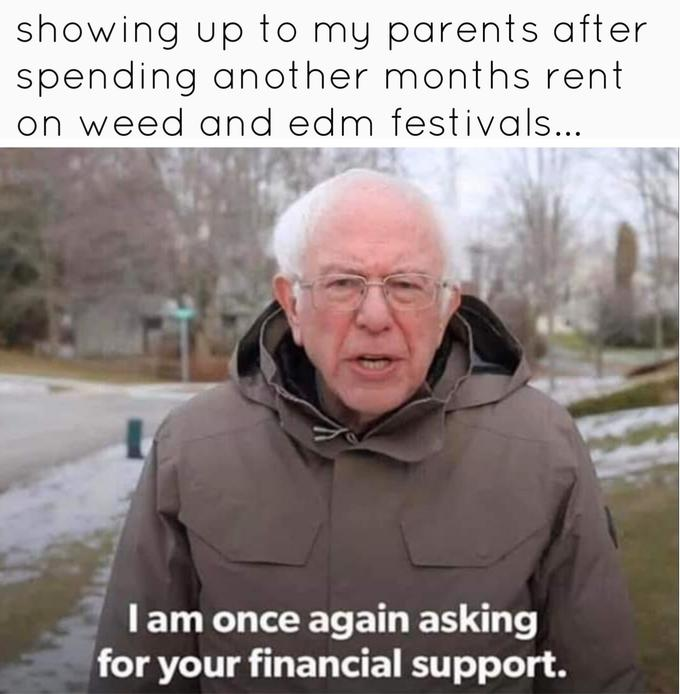
#> input picture img/test1.jpg, 680 x 694 px, found by its file name
$ python ocr.py ../img/test1.jpg
#> lines starting #> are read from the running program, lines starting #| are printed output that depends on the picture; after the words box and inside, x2 and y2 are one past the last pixel; in counts of white or black regions, pixels touching at a corner belong together
#> in retrieve_text, image is the input picture: shape (694, 680, 3); mean B, G, R 139.9, 140.9, 150.8
import re
import numpy as np
import pytesseract
from pytesseract import Output
from matplotlib import pyplot as plt
from sys import argv
from cv2 import cv2

IMG_DIR = '/Users/jlyi/Desktop/Meme Image Captioning/img_dir'

# get grayscale image
def get_grayscale(image):
    return cv2.cvtColor(image, cv2.COLOR_BGR2GRAY)
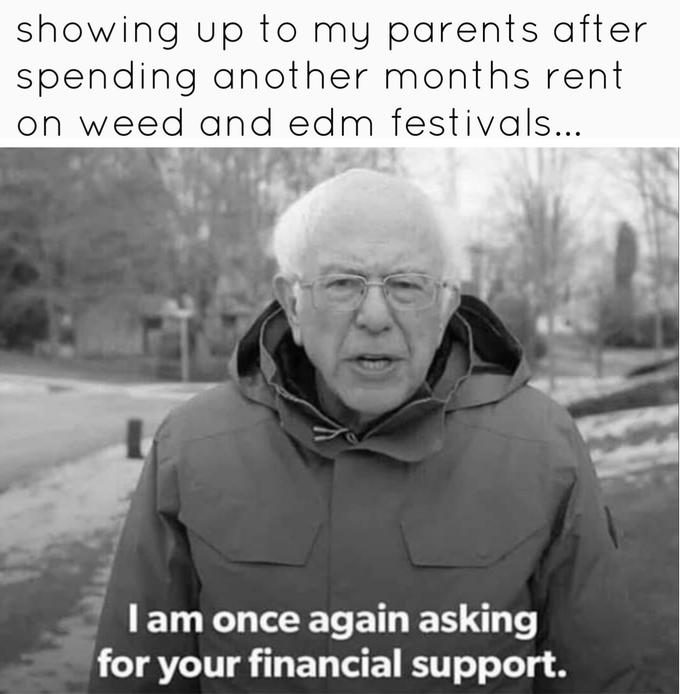
#> returned value: shape (694, 680); min 0, max 255, mean 143.7

# noise removal
def remove_noise(image):
    return cv2.medianBlur(image,5)

#thresholding
def thresholding(image):
    return cv2.threshold(image, 15, 255, cv2.THRESH_BINARY)[1]
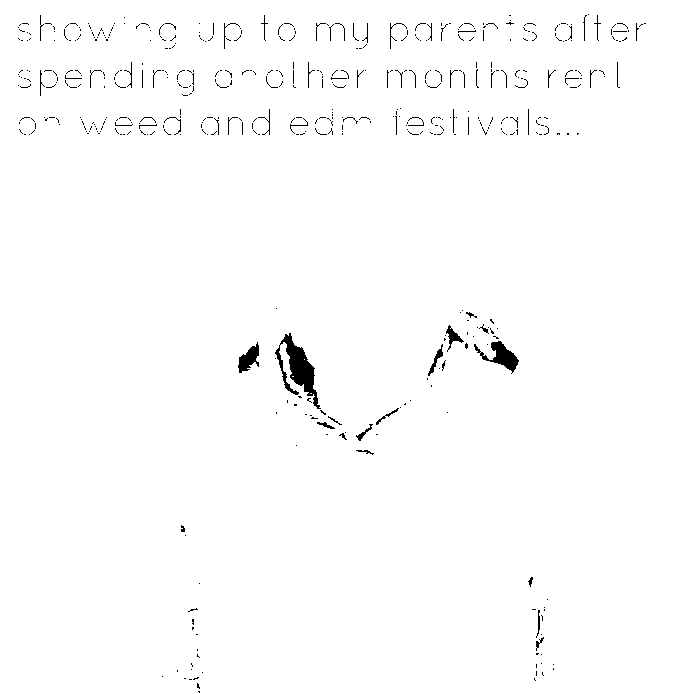
#> returned value: shape (694, 680); 98.8% white; 504 black regions (447 under 20 px), largest, box (x1, y1, x2, y2) and area: (275, 333, 321, 409) 1216, (474, 341, 519, 374) 544, (238, 342, 259, 373) 344

#dilation
def dilate(image):
    kernel = np.ones((5,5),np.uint8)
    return cv2.dilate(image, kernel, iterations = 1)

#erosion
def erode(image):
    kernel = np.ones((5,5),np.uint8)
    return cv2.erode(image, kernel, iterations = 1)

#opening - erosion followed by dilation
def opening(image):
    kernel = np.ones((5,5),np.uint8)
    return cv2.morphologyEx(image, cv2.MORPH_OPEN, kernel)
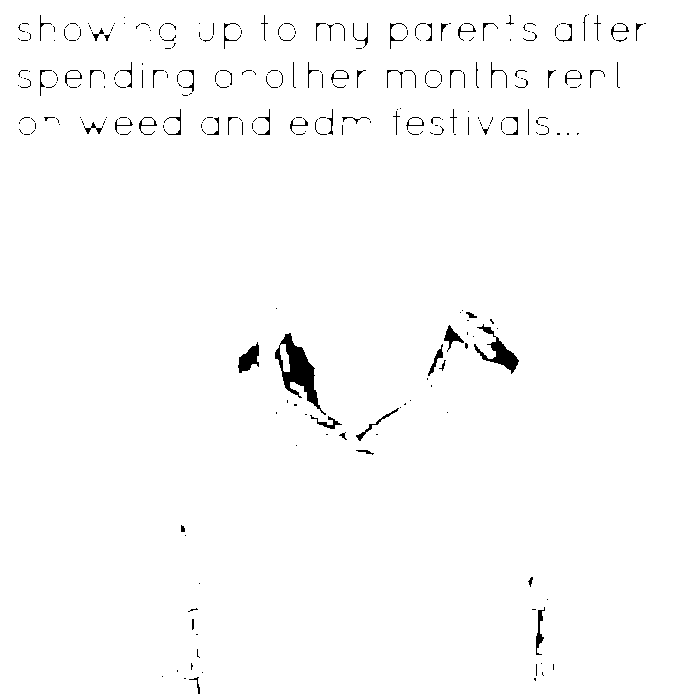
#> returned value: shape (694, 680); 98.5% white; 287 black regions (213 under 20 px), largest, box (x1, y1, x2, y2) and area: (275, 333, 326, 415) 1390, (474, 324, 519, 374) 648, (238, 342, 259, 373) 361

#canny edge detection
def canny(image):
    return cv2.Canny(image, 100, 200)
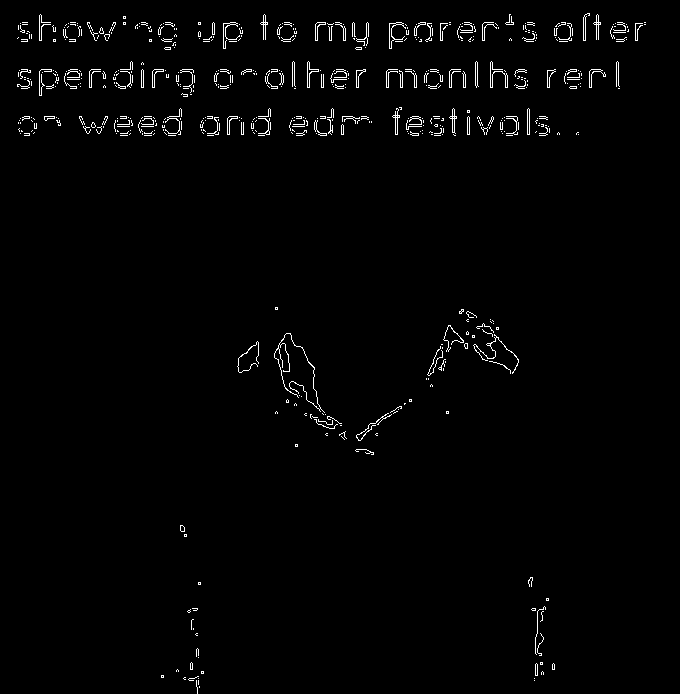
#> returned value: shape (694, 680); 1.5% white in thin lines or dots

#skew correction
def deskew(image):
    coords = np.column_stack(np.where(image > 0))
    angle = cv2.minAreaRect(coords)[-1]
    if angle < -45:
        angle = -(90 + angle)
    else:
        angle = -angle
    (h, w) = image.shape[:2]
    center = (w // 2, h // 2)
    M = cv2.getRotationMatrix2D(center, angle, 1.0)
    rotated = cv2.warpAffine(image, M, (w, h), flags=cv2.INTER_CUBIC, borderMode=cv2.BORDER_REPLICATE)
    return rotated

#template matching
def match_template(image, template):
    return cv2.matchTemplate(image, template, cv2.TM_CCOEFF_NORMED)

def retrieve_text(argv):
    image = cv2.imread(IMG_DIR + argv[1])

    # Image correction to improve accuracy of OCR
    '''b,g,r = cv2.split(image)
    rgb_img = cv2.merge([r,g,b])
    plt.imshow(rgb_img)
    plt.title('Original Image')'''
    gray = get_grayscale(image)
    thresh = thresholding(gray)
    openi = opening(thresh)
    can = canny(openi)
    images = {'gray': gray, 'thresh': thresh, 'opening': openi, 'canny': can}

    # Shows the different phases of the image through correction
    # Uncomment code block below to plot them in four quadrant graph
    '''
    fig = plt.figure(figsize=(13,13))
    ax = []
    rows = 2
    columns = 2
    keys = list(images.keys())
    for i in range(rows*columns):
        ax.append( fig.add_subplot(rows, columns, i+1) )
        ax[-1].set_title('AUREBESH - ' + keys[i])
        plt.imshow(images[keys[i]], cmap='gray')
    plt.show()
    '''

    #custom_config = r'--oem 3 --psm 6'
    #, config=custom_config
    return pytesseract.image_to_string(image)

if __name__ == "__main__":
    retrieve_text(argv)
#> (the call stopped at in retrieve_text, `return pytesseract.image_to_string(image)`: pytesseract is not available in this run)
